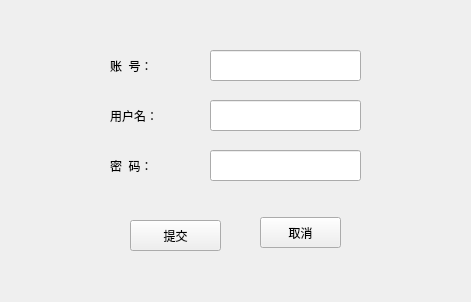
<?xml version="1.0" encoding="UTF-8"?>
<ui version="4.0">
 <class>Register</class>
 <widget class="QWidget" name="Register">
  <property name="geometry">
   <rect>
    <x>0</x>
    <y>0</y>
    <width>471</width>
    <height>302</height>
   </rect>
  </property>
  <property name="windowTitle">
   <string>注册窗口</string>
  </property>
  <property name="windowIcon">
   <iconset>
    <normaloff>:/1.jpg</normaloff>:/1.jpg</iconset>
  </property>
  <widget class="QLabel" name="label">
   <property name="geometry">
    <rect>
     <x>110</x>
     <y>50</y>
     <width>81</width>
     <height>31</height>
    </rect>
   </property>
   <property name="text">
    <string>账  号：</string>
   </property>
  </widget>
  <widget class="QLabel" name="label_2">
   <property name="geometry">
    <rect>
     <x>110</x>
     <y>100</y>
     <width>71</width>
     <height>31</height>
    </rect>
   </property>
   <property name="text">
    <string>用户名：</string>
   </property>
  </widget>
  <widget class="QLabel" name="label_3">
   <property name="geometry">
    <rect>
     <x>110</x>
     <y>150</y>
     <width>71</width>
     <height>31</height>
    </rect>
   </property>
   <property name="text">
    <string>密  码：</string>
   </property>
  </widget>
  <widget class="QLineEdit" name="lineEdit">
   <property name="geometry">
    <rect>
     <x>210</x>
     <y>50</y>
     <width>151</width>
     <height>31</height>
    </rect>
   </property>
  </widget>
  <widget class="QLineEdit" name="lineEdit_2">
   <property name="geometry">
    <rect>
     <x>210</x>
     <y>100</y>
     <width>151</width>
     <height>31</height>
    </rect>
   </property>
  </widget>
  <widget class="QLineEdit" name="lineEdit_3">
   <property name="geometry">
    <rect>
     <x>210</x>
     <y>150</y>
     <width>151</width>
     <height>31</height>
    </rect>
   </property>
   <property name="echoMode">
    <enum>QLineEdit::Password</enum>
   </property>
  </widget>
  <widget class="QPushButton" name="pushButton">
   <property name="geometry">
    <rect>
     <x>130</x>
     <y>220</y>
     <width>91</width>
     <height>31</height>
    </rect>
   </property>
   <property name="text">
    <string>提交</string>
   </property>
  </widget>
  <widget class="QPushButton" name="pushButton_2">
   <property name="geometry">
    <rect>
     <x>260</x>
     <y>217</y>
     <width>81</width>
     <height>31</height>
    </rect>
   </property>
   <property name="text">
    <string>取消</string>
   </property>
  </widget>
 </widget>
 <resources/>
 <connections/>
</ui>
